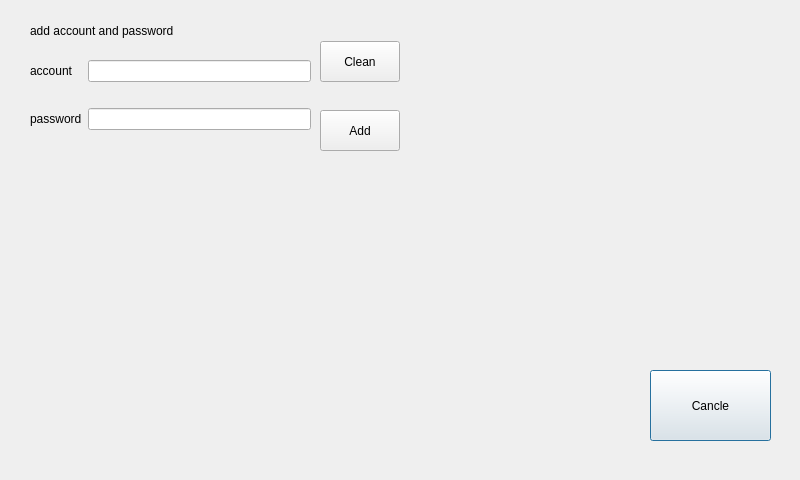
<?xml version="1.0" encoding="UTF-8"?>
<ui version="4.0">
 <class>ManageAccountDlg</class>
 <widget class="QDialog" name="ManageAccountDlg">
  <property name="geometry">
   <rect>
    <x>0</x>
    <y>0</y>
    <width>800</width>
    <height>480</height>
   </rect>
  </property>
  <property name="minimumSize">
   <size>
    <width>800</width>
    <height>480</height>
   </size>
  </property>
  <property name="windowTitle">
   <string>Dialog</string>
  </property>
  <widget class="QPushButton" name="cancle">
   <property name="geometry">
    <rect>
     <x>650</x>
     <y>370</y>
     <width>121</width>
     <height>71</height>
    </rect>
   </property>
   <property name="text">
    <string>Cancle</string>
   </property>
  </widget>
  <widget class="QPushButton" name="clean">
   <property name="geometry">
    <rect>
     <x>320</x>
     <y>41</y>
     <width>80</width>
     <height>41</height>
    </rect>
   </property>
   <property name="text">
    <string>Clean</string>
   </property>
  </widget>
  <widget class="QWidget" name="layoutWidget">
   <property name="geometry">
    <rect>
     <x>30</x>
     <y>40</y>
     <width>281</width>
     <height>111</height>
    </rect>
   </property>
   <layout class="QGridLayout" name="gridLayout">
    <item row="0" column="1">
     <widget class="QLineEdit" name="add_account"/>
    </item>
    <item row="1" column="0">
     <widget class="QLabel" name="label_2">
      <property name="text">
       <string>password</string>
      </property>
     </widget>
    </item>
    <item row="0" column="0">
     <widget class="QLabel" name="label">
      <property name="text">
       <string>account</string>
      </property>
     </widget>
    </item>
    <item row="1" column="1">
     <widget class="QLineEdit" name="add_passwd"/>
    </item>
   </layout>
  </widget>
  <widget class="QLabel" name="label_3">
   <property name="geometry">
    <rect>
     <x>30</x>
     <y>20</y>
     <width>161</width>
     <height>21</height>
    </rect>
   </property>
   <property name="text">
    <string>add account and password</string>
   </property>
  </widget>
  <widget class="QPushButton" name="add">
   <property name="geometry">
    <rect>
     <x>320</x>
     <y>110</y>
     <width>80</width>
     <height>41</height>
    </rect>
   </property>
   <property name="text">
    <string>Add</string>
   </property>
  </widget>
 </widget>
 <resources/>
 <connections/>
</ui>
